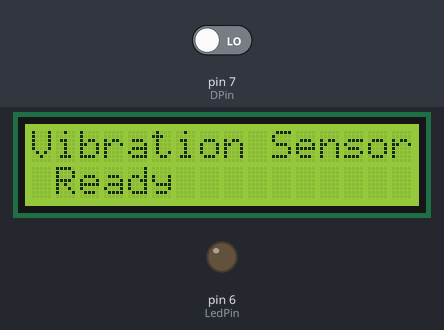
The sketch below on a simulated Arduino Mega 2560, built with avr-gcc and run on an emulated ATmega2560. Parts: 16×2 character LCD, output pins drawn as LEDs (lit = HIGH). The inputs (shaded band) are chosen by the test bench; at power-on: pin 7 (DPin) LOW. What the sketch prints to the serial monitor is not drawn.

Above: at 1.2 s.
1.3 s: pin 7 (DPin) driven HIGH
At 1.8 s:
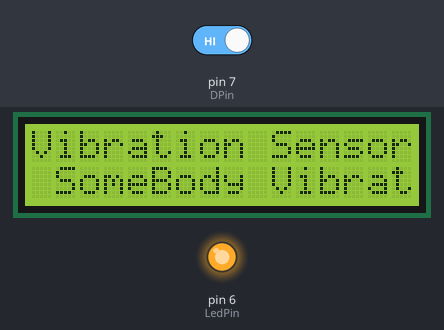
2.8 s: pin 7 (DPin) driven LOW
At 4.7 s:
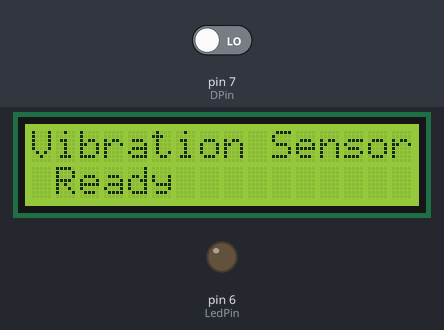
Timing chart, 0 to 6.2 s (numbered marks = the images above; inputs shaded):
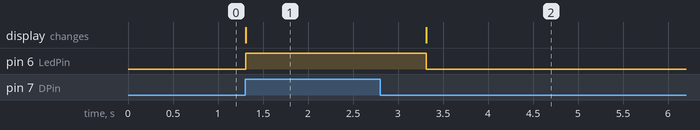

Measured:
- after the input at 1.3 s, pin 6 (LedPin): LOW → HIGH at once; the display: changes at once (image 1)
- after the input at 2.8 s, pin 6 (LedPin): HIGH → LOW after 0.51 s; the display: changes after 0.51 s (image 2)

The sketch:

vibration_sensor.ino
```cpp
#include <LiquidCrystal.h>
#define DPin 7
#define LedPin 6
#define APin A0

 LiquidCrystal lcd(8, 9, 10, 45, 43, 41,39,37,35,33,31);

   int val = 0 ;
  int oldval =-1  ;
void setup()
{
pinMode(LedPin,OUTPUT);//設置數位IO腳模式，OUTPUT為Output
 pinMode(DPin,INPUT);//定義digital為輸入介面
 //pinMode(APin,INPUT);//定義為類比輸入介面


  Serial.begin(9600);//設定串列傳輸速率為9600 }

 // set up the LCD's number of columns and rows:
  lcd.begin(16, 2);
  // Print a message to the LCD.
  lcd.print("Vibration Sensor ");
}
void loop() {

  // set the cursor to column 0, line 1
  // (note: line 1 is the second row, since counting begins with 0):


   val=digitalRead(DPin);//讀取感測器的值
    Serial.print(oldval);//輸出模擬值，並將其列印出來
    Serial.print("/");//輸出模擬值，並將其列印出來
    Serial.print(val);//輸出模擬值，並將其列印出來
    Serial.print("\n");//輸出模擬值，並將其列印出來

    if (val ==1)
    {
          if (val != oldval)
            {
                lcd.setCursor(1, 1);
                  lcd.print("               ") ;
                 lcd.setCursor(1, 1);
                lcd.print("SomeBody Vibration");
                 digitalWrite(LedPin,HIGH)  ;
                   delay(2000);
                  oldval= val ;
            }
    }
    else
    {
          if (val != oldval)
            {
                lcd.setCursor(1, 1);
                lcd.print("                  ") ;
               lcd.setCursor(1, 1);
              lcd.print("Ready");
               digitalWrite(LedPin,LOW)  ;
                oldval= val ;
            }
      }


}
```
